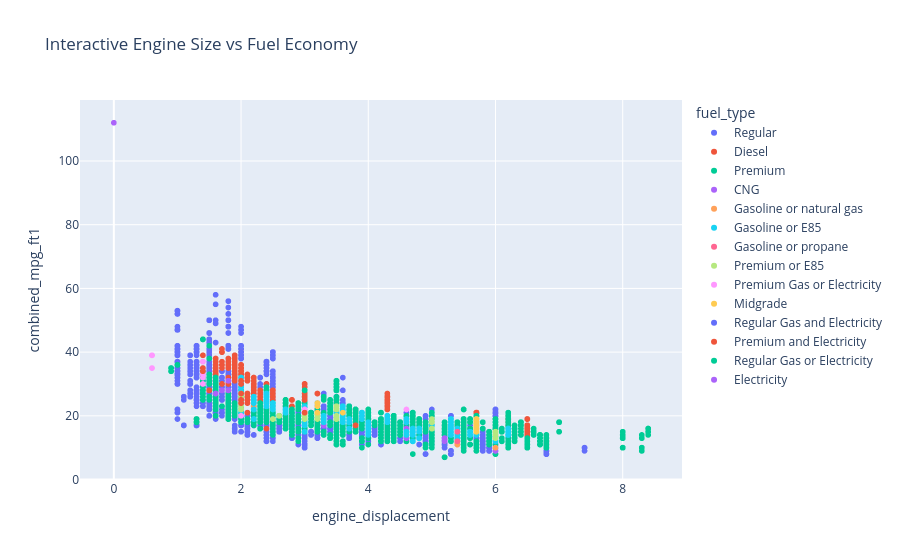

The notebook cell this image was saved under:
### Code cell
# =========================================================
# FUEL CONSUMPTION ANALYSIS DUE TO TRAFFIC CONGESTION
# Using:
# 1. vehicle_fuel_consumption.csv
# 2. Traffic.csv
# =========================================================

# -----------------------------
# STEP 1: IMPORT LIBRARIES
# -----------------------------

import pandas as pd
import matplotlib.pyplot as plt
import seaborn as sns
import plotly.express as px

sns.set(style="whitegrid")

# -----------------------------
# STEP 2: LOAD DATASETS
# -----------------------------

traffic_df = pd.read_csv("Traffic.csv")
fuel_df = pd.read_csv("vehicle_fuel_consumption.csv", low_memory=False)

# -----------------------------
# STEP 3: DISPLAY DATA
# -----------------------------

print("Traffic Dataset")
print(traffic_df.head())

print("\nFuel Consumption Dataset")
print(fuel_df.head())

# -----------------------------
# STEP 4: CLEAN REQUIRED COLUMNS
# -----------------------------

# Keep only useful columns from fuel dataset
fuel_data = fuel_df[[
    'make',
    'model',
    'fuel_type',
    'engine_displacement',
    'combined_mpg_ft1',
    'annual_fuel_cost_ft1',
    'tailpipe_co2_in_grams_mile_ft1'
]]

# Remove missing values
fuel_data = fuel_data.dropna()

# -----------------------------
# STEP 5: TRAFFIC DATA ANALYSIS
# -----------------------------

print("\nTraffic Dataset Info")
print(traffic_df.info())

print("\nFuel Dataset Info")
print(fuel_data.info())

# =========================================================
# VISUALIZATION 1
# Traffic Situation Count
# =========================================================

plt.figure(figsize=(8,5))

sns.countplot(
    x='Traffic Situation',
    data=traffic_df
)

plt.title("Traffic Situation Distribution")
plt.xlabel("Traffic Situation")
plt.ylabel("Count")

plt.show()

# =========================================================
# VISUALIZATION 2
# Total Traffic by Day
# =========================================================

plt.figure(figsize=(10,5))

sns.barplot(
    x='Day of the week',
    y='Total',
    data=traffic_df,
    estimator=sum
)

plt.title("Total Traffic by Day")
plt.xlabel("Day")
plt.ylabel("Total Vehicles")

plt.xticks(rotation=45)

plt.show()

# =========================================================
# VISUALIZATION 3
# Vehicle Counts Comparison
# =========================================================

vehicle_counts = traffic_df[[
    'CarCount',
    'BikeCount',
    'BusCount',
    'TruckCount'
]].sum()

plt.figure(figsize=(8,5))

vehicle_counts.plot(kind='bar')

plt.title("Total Vehicle Counts")
plt.xlabel("Vehicle Type")
plt.ylabel("Count")

plt.show()

# =========================================================
# VISUALIZATION 4
# Fuel Economy Distribution
# =========================================================

plt.figure(figsize=(8,5))

sns.histplot(
    fuel_data['combined_mpg_ft1'],
    bins=30,
    kde=True
)

plt.title("Fuel Economy Distribution")
plt.xlabel("Combined MPG")
plt.ylabel("Frequency")

plt.show()

# =========================================================
# VISUALIZATION 5
# Engine Size vs Fuel Economy
# =========================================================

plt.figure(figsize=(8,5))

sns.scatterplot(
    x='engine_displacement',
    y='combined_mpg_ft1',
    data=fuel_data
)

plt.title("Engine Size vs Fuel Economy")
plt.xlabel("Engine Displacement")
plt.ylabel("Combined MPG")

plt.show()

# =========================================================
# VISUALIZATION 6
# Fuel Type Distribution
# =========================================================

plt.figure(figsize=(10,5))

sns.countplot(
    y='fuel_type',
    data=fuel_data,
    order=fuel_data['fuel_type'].value_counts().index
)

plt.title("Fuel Type Distribution")
plt.xlabel("Count")
plt.ylabel("Fuel Type")

plt.show()

# =========================================================
# VISUALIZATION 7
# CO2 Emission vs Fuel Cost
# =========================================================

plt.figure(figsize=(8,5))

sns.scatterplot(
    x='annual_fuel_cost_ft1',
    y='tailpipe_co2_in_grams_mile_ft1',
    data=fuel_data
)

plt.title("Fuel Cost vs CO2 Emission")
plt.xlabel("Annual Fuel Cost")
plt.ylabel("CO2 Emission")

plt.show()

# =========================================================
# VISUALIZATION 8
# Correlation Heatmap
# =========================================================

numeric_data = fuel_data.select_dtypes(include=['int64', 'float64'])

plt.figure(figsize=(10,6))

sns.heatmap(
    numeric_data.corr(),
    annot=True,
    cmap='coolwarm'
)

plt.title("Correlation Heatmap")

plt.show()

# =========================================================
# VISUALIZATION 9
# Interactive Plotly Chart
# =========================================================

fig = px.scatter(
    fuel_data,
    x='engine_displacement',
    y='combined_mpg_ft1',
    color='fuel_type',
    hover_data=['make', 'model'],
    title='Interactive Engine Size vs Fuel Economy'
)

fig.show()

# =========================================================
# VISUALIZATION 10
# Traffic Congestion Pie Chart
# =========================================================

traffic_counts = traffic_df['Traffic Situation'].value_counts()

plt.figure(figsize=(7,7))

plt.pie(
    traffic_counts,
    labels=traffic_counts.index,
    autopct='%1.1f%%'
)

plt.title("Traffic Congestion Percentage")

plt.show()

# =========================================================
# FINAL ANALYSIS
# =========================================================

print("\nPROJECT CONCLUSION")
print("1. Heavy traffic congestion increases overall fuel consumption.")
print("2. Vehicles with larger engines generally show lower fuel efficiency.")
print("3. Higher fuel costs are associated with higher CO2 emissions.")
print("4. Traffic density significantly affects transportation efficiency.")

### Figure 1 — Plotly figure (JSON) as saved in the notebook; plotly's stock layout.template omitted (floating-point values rounded to 4 significant figures; data arrays with more than 128 entries replaced by an {"elided": "..."} marker saying what was removed)
{"data": [{"customdata": {"elided": "25256x2 str values"}, "hovertemplate": "fuel_type=Regular<br>engine_displacement=%{x}<br>combined_mpg_ft1=%{y}<br>make=%{customdata[0]}<br>model=%{customdata[1]}<extra></extra>", "legendgroup": "Regular", "marker": {"color": "#636efa", "symbol": "circle"}, "mode": "markers", "name": "Regular", "showlegend": true, "type": "scattergl", "x": {"elided": "25256 float values"}, "xaxis": "x", "y": {"elided": "25256 int values"}, "yaxis": "y"}, {"customdata": {"elided": "1014x2 str values"}, "hovertemplate": "fuel_type=Diesel<br>engine_displacement=%{x}<br>combined_mpg_ft1=%{y}<br>make=%{customdata[0]}<br>model=%{customdata[1]}<extra></extra>", "legendgroup": "Diesel", "marker": {"color": "#EF553B", "symbol": "circle"}, "mode": "markers", "name": "Diesel", "showlegend": true, "type": "scattergl", "x": {"elided": "1014 float values"}, "xaxis": "x", "y": {"elided": "1014 int values"}, "yaxis": "y"}, {"customdata": {"elided": "10133x2 str values"}, "hovertemplate": "fuel_type=Premium<br>engine_displacement=%{x}<br>combined_mpg_ft1=%{y}<br>make=%{customdata[0]}<br>model=%{customdata[1]}<extra></extra>", "legendgroup": "Premium", "marker": {"color": "#00cc96", "symbol": "circle"}, "mode": "markers", "name": "Premium", "showlegend": true, "type": "scattergl", "x": {"elided": "10133 float values"}, "xaxis": "x", "y": {"elided": "10133 int values"}, "yaxis": "y"}, {"customdata": [["Dodge", "Caravan/Grand Caravan 2WD"], ["Dodge", "Caravan/Grand Caravan 2WD"], ["Dodge", "Caravan/Grand Caravan 2WD"], ["Ford", "Crown Victoria CNG"], ["Ford", "Crown Victoria CNG"], ["Ford", "E250 Econoline 2WD CNG"], ["Ford", "F250 Pickup 2WD CNG"], ["Honda", "Civic CNG"], ["Ford", "Crown Victoria CNG"], ["Ford", "E250 Econoline 2WD CNG"], ["Ford", "F250 Pickup 2WD CNG"], ["Honda", "Civic"], ["Toyota", "Camry CNG"], ["Ford", "Crown Victoria CNG"], ["Ford", "E250 Econoline 2WD CNG"], ["Ford", "F150 Pickup 2WD CNG"], ["Honda", "Civic CNG"], ["Toyota", "Camry CNG"], ["Dodge", "Ram Van 2500 2WD CNG"], ["Dodge", "Ram Wagon 2500 2WD CNG"], ["Ford", "Crown Victoria CNG"], ["Ford", "E250 CNG"], ["Ford", "F150 CNG"], ["Honda", "Civic CNG"], ["Toyota", "Camry CNG"], ["Dodge", "Ram Van 2500 2WD CNG"], ["Dodge", "Ram Wagon 2500 2WD CNG"], ["Ford", "Crown Victoria CNG"], ["Ford", "F150 CNG"], ["Honda", "Civic CNG"], ["Dodge", "Ram Van 2500 2WD CNG"], ["Ford", "Crown Victoria CNG"], ["Ford", "F150 CNG"], ["Honda", "Civic CNG"], ["Chevrolet", "Express Cargo (dedicated CNG)"], ["Chevrolet", "Express Passenger (dedicated CNG)"], ["Chevrolet", "Silverado 2500 HD 2WD CNG"], ["Ford", "Crown Victoria CNG"], ["Ford", "F150 CNG"], ["GMC", "Savana Cargo (dedicated CNG)"], ["GMC", "Savana Passenger (dedicated CNG)"], ["Honda", "Civic CNG"], ["Chevrolet", "Silverado 2500 HD 2WD CNG"], ["Chevrolet", "Silverado 2500 HD 4WD CNG"], ["GMC", "Sierra 2500 HD 2WD CNG"], ["GMC", "Sierra 2500 HD 4WD CNG"], ["Honda", "Civic CNG"], ["Honda", "Civic CNG"], ["Honda", "Civic CNG"], ["Honda", "Civic CNG"], ["Honda", "Civic CNG"], ["Honda", "Civic CNG"], ["Honda", "Civic CNG"], ["VPG", "MV-1 CNG"], ["Honda", "Civic Natural Gas"], ["VPG", "MV-1 CNG"], ["Honda", "Civic Natural Gas"], ["Honda", "Civic Natural Gas"], ["Mobility Ventures LLC", "MV-1 CNG"], ["Honda", "Civic Natural Gas"]], "hovertemplate": "fuel_type=CNG<br>engine_displacement=%{x}<br>combined_mpg_ft1=%{y}<br>make=%{customdata[0]}<br>model=%{customdata[1]}<extra></extra>", "legendgroup": "CNG", "marker": {"color": "#ab63fa", "symbol": "circle"}, "mode": "markers", "name": "CNG", "showlegend": true, "type": "scattergl", "x": [3.3, 3.3, 3.3, 4.6, 4.6, 5.4, 5.4, 1.6, 4.6, 5.4, 5.4, 1.6, 2.2, 4.6, 5.4, 5.4, 1.6, 2.2, 5.2, 5.2, 4.6, 5.4, 5.4, 1.7, 2.2, 5.2, 5.2, 4.6, 5.4, 1.7, 5.2, 4.6, 5.4, 1.7, 6.0, 6.0, 6.0, 4.6, 5.4, 6.0, 6.0, 1.7, 6.0, 6.0, 6.0, 6.0, 1.7, 1.8, 1.8, 1.8, 1.8, 1.8, 1.8, 4.6, 1.8, 4.6, 1.8, 1.8, 4.6, 1.8], "xaxis": "x", "y": [17, 17, 17, 18, 18, 11, 11, 27, 15, 12, 12, 27, 23, 16, 12, 13, 27, 22, 12, 12, 16, 12, 13, 28, 22, 13, 13, 16, 12, 28, 13, 14, 13, 28, 12, 12, 10, 14, 13, 12, 12, 28, 9, 9, 9, 9, 28, 28, 28, 28, 28, 28, 28, 13, 31, 13, 31, 31, 13, 31], "yaxis": "y"}, {"customdata": [["Chevrolet", "Cavalier (Bi-fuel CNG)"], ["Chevrolet", "Cavalier (Bi-fuel CNG)"], ["Ford", "F150 Dual-fuel 2WD (CNG)"], ["Ford", "F150 Dual-fuel 4WD (CNG)"], ["Chevrolet", "Cavalier Dual-fuel"], ["Ford", "F150 Dual-fuel 2WD (CNG)"], ["Ford", "F150 Dual-fuel 4WD (CNG)"], ["Chevrolet", "Cavalier Dual-fuel"], ["Chevrolet", "Silverado 2500 2WD (Bifuel)"], ["Ford", "F150 Dual-fuel 2WD (CNG)"], ["Ford", "F150 Dual-fuel 4WD (CNG)"], ["Chevrolet", "Cavalier Dual-fuel"], ["Chevrolet", "Express Cargo (Bi-fuel)"], ["Chevrolet", "Express Passenger (Bi-fuel)"], ["Ford", "F150 Dual-fuel 2WD (CNG)"], ["Ford", "F150 Dual-fuel 4WD (CNG)"], ["GMC", "Savana (cargo) (Bi-fuel)"], ["GMC", "Savana Passenger (Bi-fuel)"], ["Chevrolet", "Impala Bi-Fuel  (CNG)"], ["Chevrolet", "Impala Bi-Fuel  (CNG)"]], "hovertemplate": "fuel_type=Gasoline or natural gas<br>engine_displacement=%{x}<br>combined_mpg_ft1=%{y}<br>make=%{customdata[0]}<br>model=%{customdata[1]}<extra></extra>", "legendgroup": "Gasoline or natural gas", "marker": {"color": "#FFA15A", "symbol": "circle"}, "mode": "markers", "name": "Gasoline or natural gas", "showlegend": true, "type": "scattergl", "x": [2.2, 2.2, 5.4, 5.4, 2.2, 5.4, 5.4, 2.2, 6.0, 5.4, 5.4, 2.2, 6.0, 6.0, 5.4, 5.4, 6.0, 6.0, 3.6, 3.6], "xaxis": "x", "y": [22, 23, 11, 11, 23, 11, 11, 24, 10, 13, 12, 24, 12, 12, 12, 12, 12, 12, 20, 20], "yaxis": "y"}, {"customdata": {"elided": "1223x2 str values"}, "hovertemplate": "fuel_type=Gasoline or E85<br>engine_displacement=%{x}<br>combined_mpg_ft1=%{y}<br>make=%{customdata[0]}<br>model=%{customdata[1]}<extra></extra>", "legendgroup": "Gasoline or E85", "marker": {"color": "#19d3f3", "symbol": "circle"}, "mode": "markers", "name": "Gasoline or E85", "showlegend": true, "type": "scattergl", "x": {"elided": "1223 float values"}, "xaxis": "x", "y": {"elided": "1223 int values"}, "yaxis": "y"}, {"customdata": [["Ford", "F150 Dual-fuel 2WD (LPG)"], ["Ford", "F150 Dual-fuel 4WD (LPG)"], ["Ford", "F150 Dual-fuel 2WD (LPG)"], ["Ford", "F150 Dual-fuel 4WD (LPG)"], ["Ford", "F150 Dual-fuel 2WD (LPG)"], ["Ford", "F150 Dual-fuel 4WD (LPG)"], ["Ford", "F150 Dual-fuel 2WD (LPG)"], ["Ford", "F150 Dual-fuel 4WD (LPG)"]], "hovertemplate": "fuel_type=Gasoline or propane<br>engine_displacement=%{x}<br>combined_mpg_ft1=%{y}<br>make=%{customdata[0]}<br>model=%{customdata[1]}<extra></extra>", "legendgroup": "Gasoline or propane", "marker": {"color": "#FF6692", "symbol": "circle"}, "mode": "markers", "name": "Gasoline or propane", "showlegend": true, "type": "scattergl", "x": [5.4, 5.4, 5.4, 5.4, 5.4, 5.4, 5.4, 5.4], "xaxis": "x", "y": [12, 12, 12, 12, 15, 15, 15, 15], "yaxis": "y"}, {"customdata": {"elided": "122x2 str values"}, "hovertemplate": "fuel_type=Premium or E85<br>engine_displacement=%{x}<br>combined_mpg_ft1=%{y}<br>make=%{customdata[0]}<br>model=%{customdata[1]}<extra></extra>", "legendgroup": "Premium or E85", "marker": {"color": "#B6E880", "symbol": "circle"}, "mode": "markers", "name": "Premium or E85", "showlegend": true, "type": "scattergl", "x": [2.6, 2.6, 3.2, 3.2, 3.2, 2.6, 2.6, 3.2, 3.2, 2.5, 2.5, 3.0, 3.0, 3.0, 3.0, 3.0, 6.0, 6.0, 6.0, 6.0, 3.0, 3.0, 6.0, 6.0, 6.0, 6.0, 6.0, 3.0, 3.5, 3.5, 3.5, 3.5, 3.5, 2.0, 2.0, 2.0, 2.0, 2.0, 6.0, 6.0, 6.0, 6.0, 6.0, 6.0, 5.0, 5.0, 5.0, 5.0, 3.5, 3.5, 3.5, 3.5, 3.5, 3.5, 3.5, 3.5, 2.0, 2.0, 2.0, 2.0, 2.0, 6.0, 6.0, 6.0, 6.0, 5.0, 3.0, 5.0, 3.0, 5.0, 3.0, 5.0, 3.0, 5.0, 3.0, 5.0, 3.0, 3.5, 3.5, 3.5, 3.5, 3.5, 3.5, 3.5, 3.5, 2.0, 2.0, 2.0, 2.0, 2.0, 6.0, 6.0, 6.0, 5.0, 5.0, 3.0, 5.0, 3.0, 5.0, 5.0, 5.0, 2.0, 3.5, 3.5, 2.0, 3.5, 2.0, 2.0, 2.0, 2.0, 2.0, 2.0, 3.5, 3.5, 2.0, 3.5, 2.0, 2.0, 2.0, 2.0, 2.0, 3.5], "xaxis": "x", "y": [20, 20, 20, 20, 20, 20, 20, 20, 19, 19, 19, 21, 21, 20, 20, 21, 13, 13, 14, 14, 20, 20, 14, 14, 14, 14, 14, 20, 22, 22, 22, 23, 20, 23, 23, 23, 22, 22, 14, 14, 15, 14, 15, 14, 18, 18, 19, 18, 22, 23, 23, 22, 22, 22, 23, 20, 23, 23, 23, 22, 22, 15, 15, 15, 15, 18, 21, 18, 21, 18, 20, 16, 19, 16, 19, 16, 19, 22, 23, 23, 23, 23, 23, 23, 19, 24, 24, 24, 24, 22, 15, 15, 15, 18, 18, 21, 18, 20, 16, 16, 16, 27, 23, 23, 27, 19, 24, 24, 24, 24, 22, 27, 23, 23, 27, 19, 24, 25, 22, 27, 26, 19], "yaxis": "y"}, {"customdata": [["Chevrolet", "Volt"], ["Chevrolet", "Volt"], ["Fisker", "Karma"], ["Chevrolet", "Volt"], ["BMW", "i3 REX"], ["Cadillac", "ELR"], ["Chevrolet", "Volt"], ["BMW", "i3 REX"], ["Cadillac", "ELR"], ["Chevrolet", "Volt"], ["Porsche", "918 Spyder"], ["Porsche", "Cayenne S e-Hybrid"], ["BMW", "i3 REX"], ["Cadillac", "ELR"], ["Cadillac", "ELR Sport"], ["Porsche", "Cayenne S e-Hybrid"], ["BMW", "i3 REX  (94 Amp-hour battery)"], ["Porsche", "Cayenne S e-Hybrid"]], "hovertemplate": "fuel_type=Premium Gas or Electricity<br>engine_displacement=%{x}<br>combined_mpg_ft1=%{y}<br>make=%{customdata[0]}<br>model=%{customdata[1]}<extra></extra>", "legendgroup": "Premium Gas or Electricity", "marker": {"color": "#FF97FF", "symbol": "circle"}, "mode": "markers", "name": "Premium Gas or Electricity", "showlegend": true, "type": "scattergl", "x": [1.4, 1.4, 2.0, 1.4, 0.6, 1.4, 1.4, 0.6, 1.4, 1.4, 4.6, 3.0, 0.6, 1.4, 1.4, 3.0, 0.6, 3.0], "xaxis": "x", "y": [37, 37, 20, 37, 39, 33, 37, 39, 33, 37, 22, 22, 39, 32, 30, 22, 35, 22], "yaxis": "y"}, {"customdata": {"elided": "77x2 str values"}, "hovertemplate": "fuel_type=Midgrade<br>engine_displacement=%{x}<br>combined_mpg_ft1=%{y}<br>make=%{customdata[0]}<br>model=%{customdata[1]}<extra></extra>", "legendgroup": "Midgrade", "marker": {"color": "#FECB52", "symbol": "circle"}, "mode": "markers", "name": "Midgrade", "showlegend": true, "type": "scattergl", "x": [5.7, 5.7, 5.7, 5.7, 5.7, 5.7, 5.7, 5.7, 5.7, 5.7, 5.7, 5.7, 5.7, 5.7, 5.7, 5.7, 5.7, 5.7, 5.7, 5.7, 5.7, 5.7, 5.7, 5.7, 5.7, 5.7, 5.7, 5.7, 5.7, 5.7, 5.7, 3.6, 5.7, 5.7, 5.7, 5.7, 5.7, 5.7, 5.7, 5.7, 5.7, 5.7, 5.7, 5.7, 5.7, 5.7, 5.7, 5.7, 5.7, 5.7, 5.7, 5.7, 5.7, 5.7, 5.7, 5.7, 5.7, 5.7, 5.7, 5.7, 5.7, 5.7, 5.7, 5.7, 5.7, 5.7, 5.7, 5.7, 5.7, 3.2, 3.2, 3.2, 3.2, 5.7, 5.7, 5.7, 5.7], "xaxis": "x", "y": [19, 19, 19, 16, 15, 19, 18, 19, 19, 18, 16, 15, 16, 15, 16, 15, 19, 18, 19, 19, 18, 16, 15, 16, 15, 16, 17, 15, 17, 18, 18, 21, 18, 18, 18, 16, 17, 17, 16, 16, 17, 15, 17, 19, 19, 19, 16, 17, 17, 16, 16, 17, 15, 17, 19, 19, 19, 17, 17, 17, 16, 17, 15, 17, 19, 19, 19, 17, 17, 23, 21, 24, 21, 17, 17, 15, 17], "yaxis": "y"}, {"customdata": [["Toyota", "Prius Plug-in Hybrid"], ["Ford", "C-MAX Energi Plug-in Hybrid"], ["Ford", "Fusion Energi Plug-in Hybrid"], ["Toyota", "Prius Plug-in Hybrid"], ["Ford", "C-MAX Energi Plug-in Hybrid"], ["Ford", "Fusion Energi Plug-in Hybrid"], ["Honda", "Accord Plug-in Hybrid"], ["Toyota", "Prius Plug-in Hybrid"], ["Ford", "C-MAX Energi Plug-in Hybrid"], ["Ford", "Fusion Energi Plug-in Hybrid"], ["Toyota", "Prius Plug-in Hybrid"], ["Ford", "C-MAX Energi Plug-in Hybrid"], ["Ford", "Fusion Energi Plug-in Hybrid"], ["Hyundai", "Sonata Plug-in Hybrid"], ["Chrysler", "Pacifica Plug-in Hybrid"], ["Ford", "C-MAX Energi Plug-In Hybrid"], ["Ford", "Fusion Energi Plug-in Hybrid"], ["Hyundai", "Sonata Plug-in Hybrid"], ["Kia", "Optima Plug-in Hybrid"], ["Toyota", "Prius Prime"]], "hovertemplate": "fuel_type=Regular Gas and Electricity<br>engine_displacement=%{x}<br>combined_mpg_ft1=%{y}<br>make=%{customdata[0]}<br>model=%{customdata[1]}<extra></extra>", "legendgroup": "Regular Gas and Electricity", "marker": {"color": "#636efa", "symbol": "circle"}, "mode": "markers", "name": "Regular Gas and Electricity", "showlegend": true, "type": "scattergl", "x": [1.8, 2.0, 2.0, 1.8, 2.0, 2.0, 2.0, 1.8, 2.0, 2.0, 1.8, 2.0, 2.0, 2.0, 3.6, 2.0, 2.0, 2.0, 2.0, 1.8], "xaxis": "x", "y": [50, 38, 38, 50, 38, 38, 46, 50, 38, 38, 50, 38, 38, 40, 32, 39, 42, 39, 40, 54], "yaxis": "y"}, {"customdata": [["BMW", "i8"], ["McLaren Automotive", "P1"], ["Porsche", "Panamera S E-Hybrid"], ["BMW", "i8"], ["McLaren Automotive", "P1"], ["Mercedes-Benz", "S550e"], ["Porsche", "Panamera S E-Hybrid"], ["Audi", "A3 e-tron"], ["Audi", "A3 e-tron ultra"], ["BMW", "330e"], ["BMW", "i8"], ["BMW", "X5 xDrive40e"], ["Mercedes-Benz", "C350e"], ["Mercedes-Benz", "GLE550e 4matic"], ["Mercedes-Benz", "S550e"], ["Porsche", "Panamera S E-Hybrid"], ["Volvo", "XC90 AWD PHEV"], ["Audi", "A3 e-tron"], ["BMW", "330e"], ["BMW", "740e xDrive"], ["BMW", "i8"], ["BMW", "X5 xDrive40e"], ["Mercedes-Benz", "GLE550e 4matic"], ["Mercedes-Benz", "S550e"], ["Volvo", "XC90 AWD PHEV"]], "hovertemplate": "fuel_type=Premium and Electricity<br>engine_displacement=%{x}<br>combined_mpg_ft1=%{y}<br>make=%{customdata[0]}<br>model=%{customdata[1]}<extra></extra>", "legendgroup": "Premium and Electricity", "marker": {"color": "#EF553B", "symbol": "circle"}, "mode": "markers", "name": "Premium and Electricity", "showlegend": true, "type": "scattergl", "x": [1.5, 3.8, 3.0, 1.5, 3.8, 3.0, 3.0, 1.4, 1.4, 2.0, 1.5, 2.0, 2.0, 3.0, 3.0, 3.0, 2.0, 1.4, 2.0, 2.0, 1.5, 2.0, 3.0, 3.0, 2.0], "xaxis": "x", "y": [28, 17, 25, 28, 17, 26, 25, 35, 39, 31, 28, 24, 30, 21, 26, 25, 25, 34, 30, 27, 28, 24, 21, 26, 25], "yaxis": "y"}, {"customdata": [["Chevrolet", "Volt"], ["Chevrolet", "Volt"]], "hovertemplate": "fuel_type=Regular Gas or Electricity<br>engine_displacement=%{x}<br>combined_mpg_ft1=%{y}<br>make=%{customdata[0]}<br>model=%{customdata[1]}<extra></extra>", "legendgroup": "Regular Gas or Electricity", "marker": {"color": "#00cc96", "symbol": "circle"}, "mode": "markers", "name": "Regular Gas or Electricity", "showlegend": true, "type": "scattergl", "x": [1.5, 1.5], "xaxis": "x", "y": [42, 42], "yaxis": "y"}, {"customdata": [["Mitsubishi", "i-MiEV"]], "hovertemplate": "fuel_type=Electricity<br>engine_displacement=%{x}<br>combined_mpg_ft1=%{y}<br>make=%{customdata[0]}<br>model=%{customdata[1]}<extra></extra>", "legendgroup": "Electricity", "marker": {"color": "#ab63fa", "symbol": "circle"}, "mode": "markers", "name": "Electricity", "showlegend": true, "type": "scattergl", "x": [0.0], "xaxis": "x", "y": [112], "yaxis": "y"}], "layout": {"legend": {"title": {"text": "fuel_type"}, "tracegroupgap": 0}, "title": {"text": "Interactive Engine Size vs Fuel Economy"}, "xaxis": {"anchor": "y", "domain": [0, 1], "title": {"text": "engine_displacement"}}, "yaxis": {"anchor": "x", "domain": [0, 1], "title": {"text": "combined_mpg_ft1"}}}}
